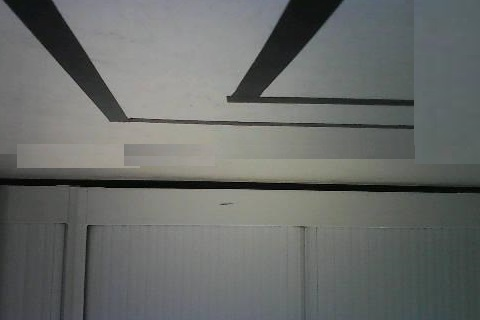
#> input picture pythonScripts/00011.jpg, 480 x 320 px
$ python binaryTesting.py
#> lines starting #> are read from the running program, lines starting #| are printed output that depends on the picture; after the words box and inside, x2 and y2 are one past the last pixel; in counts of white or black regions, pixels touching at a corner belong together
#> in main, frame is the input picture: shape (320, 480, 3); mean B, G, R 104.6, 106.8, 103.9
import cv2
import numpy as np
def process_frame(frame):
    # Define the region of interest (ROI) as the top 185 pixels of the frame
    roi = frame[:185, :]
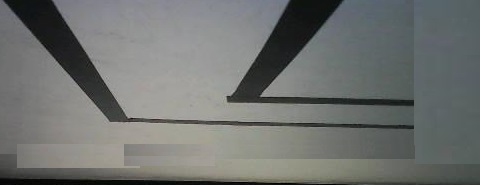
#> roi: shape (185, 480, 3); mean B, G, R 111.5, 113.7, 111.2

    # Convert the ROI to grayscale
    gray = cv2.cvtColor(roi, cv2.COLOR_BGR2GRAY)

    # Apply Canny edge detection
    edges = cv2.Canny(gray, 50, 150)
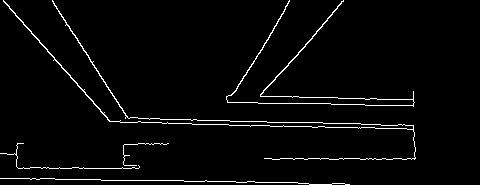
#> edges: shape (185, 480); 2.8% white in thin lines or dots, all inside (x1, y1, x2, y2) = (0, 0, 416, 185)

    # Apply a region of interest mask to focus on the road
    mask = np.zeros_like(edges)
    cv2.fillPoly(mask, [np.array([(0, 185), (frame.shape[1], 185), (frame.shape[1], 0), (0, 0)])], 255)
#> mask: shape (185, 480); every value is 255
    masked_edges = cv2.bitwise_and(edges, mask)

    # Apply Hough transform to detect lines
    lines = cv2.HoughLinesP(masked_edges, rho=1, theta=np.pi/180, threshold=50, minLineLength=30, maxLineGap=100)
#> lines = 16 rows, first 6: [10, 178, 344, 183], [227, 102, 413, 106], [229, 125, 413, 129], [107, 118, 404, 124], [3, 0, 129, 144], [52, 1, 145, 144]

    # Initialize variables to store information about the road
    left_lane_lines = []
    right_lane_lines = []

    # Filter lines into left and right lanes based on slope
    if lines is not None:
        for line in lines:
            x1, y1, x2, y2 = line[0]
            slope = (y2 - y1) / (x2 - x1 + 1e-6)  # Adding a small value to avoid division by zero
            if abs(slope) < 0.5:  # Ignore lines with a slope less than 0.5 to avoid horizontal lines
                continue
            if slope < 0:
                left_lane_lines.append(line)
            elif slope > 0:
                right_lane_lines.append(line)
#> this loop made 16 passes
#> (x1, y1, x2, y2, slope) on passes 1 to 12: (10, 178, 344, 183, 0.015), (227, 102, 413, 106, 0.0215), (229, 125, 413, 129, 0.0217), (107, 118, 404, 124, 0.0202), (3, 0, 129, 144, 1.14), (52, 1, 145, 144, 1.54), (120, 122, 413, 127, 0.0171), (264, 158, 415, 158, 0), (231, 94, 413, 101, 0.0385), (234, 125, 343, 0, -1.15), (18, 168, 138, 168, 0), (246, 74, 285, 9, -1.67)
#> after the loop, left_lane_lines = [[[234, 125, 343, 0]], [[246, 74, 285, 9]], [[181, 180, 289, 1]], [[236, 125, 337, 8]]]; right_lane_lines = [[[3, 0, 129, 144]], [[52, 1, 145, 144]]]

    # Draw the left lane lines
    for line in left_lane_lines:
        x1, y1, x2, y2 = line[0]
        cv2.line(roi, (x1, y1), (x2, y2), (0, 255, 0), 3)
#> this loop made 4 passes
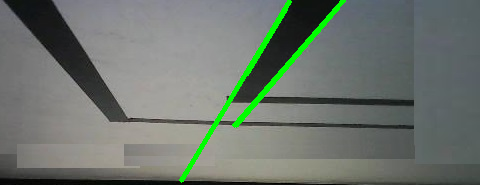
#> roi: shape (185, 480, 3); 2.3% of pixels changed, all inside (x1, y1, x2, y2) = (179, 0, 346, 183)

    # Draw the right lane lines
    for line in right_lane_lines:
        x1, y1, x2, y2 = line[0]
        cv2.line(roi, (x1, y1), (x2, y2), (0, 255, 0), 3)
#> this loop made 2 passes
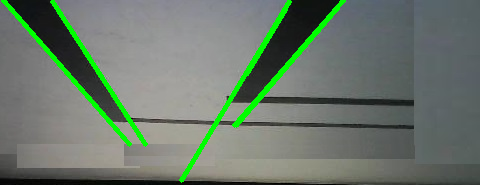
#> roi: shape (185, 480, 3); 1.94% of pixels changed, all inside (x1, y1, x2, y2) = (1, 0, 148, 147)

    # Determine the car position relative to the lanes
    if len(left_lane_lines) > 0 and len(right_lane_lines) > 0:
        # Calculate the midpoint of the lanes
        left_x = int(np.mean([line[0][0] for line in left_lane_lines]))
#> left_x = 224
        right_x = int(np.mean([line[0][2] for line in right_lane_lines]))
#> right_x = 137
        road_center = (left_x + right_x) // 2
#> road_center = 180
        frame_center = roi.shape[1] // 2
#> frame_center = 240

        # Draw the road center line
        cv2.line(roi, (road_center, 0), (road_center, 185), (255, 0, 0), 2)

        # Draw the frame center line
        cv2.line(roi, (frame_center, 0), (frame_center, 185), (0, 0, 255), 2)
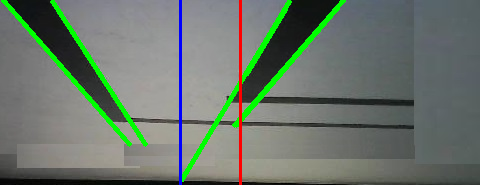
#> roi: shape (185, 480, 3); mean B, G, R 107.3, 118.3, 106.9

        # Determine the position of the car relative to the road
        if road_center < frame_center - 20:
            position = "Steer left"
        elif road_center > frame_center + 20:
            position = "Steer right"
        else:
            position = "On Track"
    else:
        position = "Road Not Detected"

    # Display the results on the frame
    cv2.putText(frame, position, (10, 30), cv2.FONT_HERSHEY_SIMPLEX, 1, (0, 0, 255), 2)
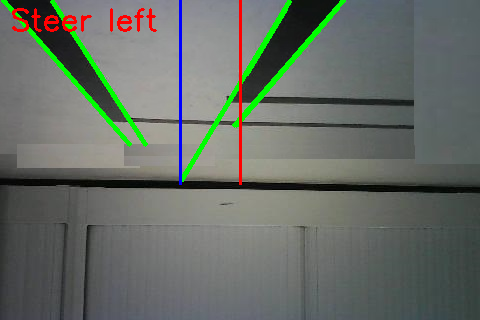
#> frame: shape (320, 480, 3); 3.73% of pixels changed, all inside (x1, y1, x2, y2) = (1, 0, 346, 185)

    # Replace the ROI back into the frame
    frame[:185, :] = roi

    return frame

def main():
    # Load the image from file
    image_path = '00011.jpg'
    frame = cv2.imread(image_path)

    if frame is None:
        print(f"Error: Unable to load image at {image_path}")
        return

    # Process the frame to detect the road and car position
    processed_frame = process_frame(frame)

    # Display the resulting frame
    cv2.imshow('Road Detection', processed_frame)

    # Wait indefinitely until a key is pressed
    cv2.waitKey(0)

    # Destroy all windows
    cv2.destroyAllWindows()

if __name__ == "__main__":
    main()


    # [flits@KaspersPC pythonScripts]$ source //home/flits/SchoolProjects/AutoPilot/myenv/bin/activate
 # (myenv) [flits@KaspersPC pythonScripts]$

$ run again, with pythonScripts/00010.jpg copied over pythonScripts/00011.jpg
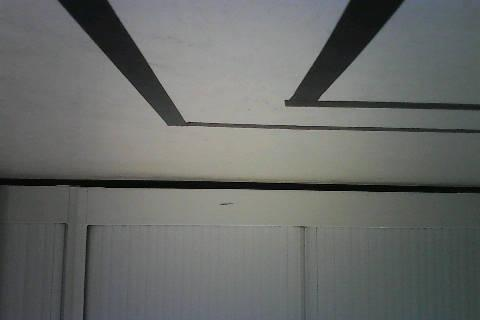
#> input picture pythonScripts/00010.jpg, 480 x 320 px
#> in main, frame is the input picture: shape (320, 480, 3); mean B, G, R 104, 106.1, 103.8
#> edges: shape (185, 480); 2.4% white in thin lines or dots
#> mask: shape (185, 480); every value is 255
#> lines = 14 rows, first 6: [250, 128, 478, 132], [58, 0, 215, 181], [27, 178, 344, 183], [165, 122, 462, 128], [0, 178, 349, 184], [285, 106, 470, 109]
#> the loop in process_frame, `for line in lines:` made 14 passes
#> (x1, y1, x2, y2, slope) on passes 1 to 8: (250, 128, 478, 132, 0.0175), (58, 0, 215, 181, 1.15), (27, 178, 344, 183, 0.0158), (165, 122, 462, 128, 0.0202), (0, 178, 349, 184, 0.0172), (285, 106, 470, 109, 0.0162), (107, 1, 188, 126, 1.54), (318, 100, 404, 1, -1.15)
#> after the loop in process_frame, `for line in lines:`: left_lane_lines = [[[318, 100, 404, 1]], [[276, 128, 349, 1]]]; right_lane_lines = [[[58, 0, 215, 181]], [[107, 1, 188, 126]], [[107, 0, 189, 126]], [[58, 1, 169, 125]]]
#> the loop in process_frame, `for line in left_lane_lines:` made 2 passes
#> the loop in process_frame, `for line in right_lane_lines:` made 4 passes
#> after the loop in process_frame, `for line in right_lane_lines:`:
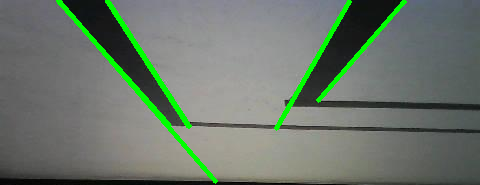
#> roi: shape (185, 480, 3); mean B, G, R 107.1, 118.8, 107.5
#> left_x = 297
#> right_x = 190
#> road_center = 243
#> in process_frame, `cv2.putText(frame, position, (10, 30), cv2.FONT_HERSHEY_SIMPLEX, 1, (0..`:
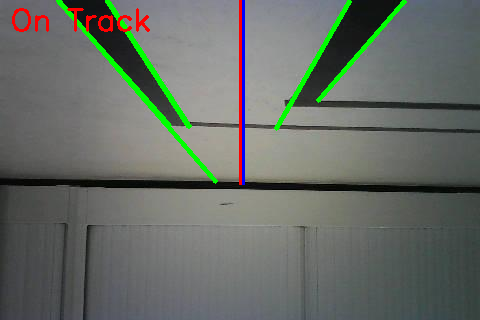
#> frame: shape (320, 480, 3); 3.46% of pixels changed, all inside (x1, y1, x2, y2) = (12, 0, 407, 185)

$ run again, with pythonScripts/selfie.jpg copied over pythonScripts/00011.jpg
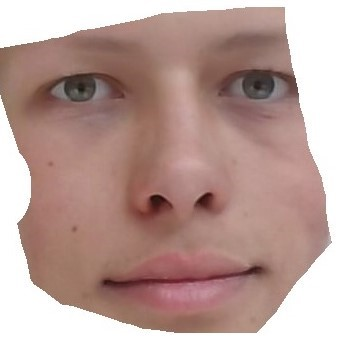
#> input picture pythonScripts/selfie.jpg, 342 x 344 px
#> in main, frame is the input picture: shape (344, 342, 3); mean B, G, R 150.9, 157.1, 185.4
#> in process_frame, `edges = cv2.Canny(gray, 50, 150)`:
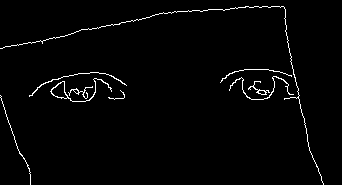
#> edges: shape (185, 342); 1.9% white in thin lines or dots
#> mask: shape (185, 342); every value is 255
#> lines = [[0, 48, 178, 11], [279, 6, 312, 157], [155, 14, 272, 6]]
#> the loop in process_frame, `for line in lines:` made 3 passes
#> (x1, y1, x2, y2, slope) on passes 1 to 3: (0, 48, 178, 11, -0.208), (279, 6, 312, 157, 4.58), (155, 14, 272, 6, -0.0684)
#> after the loop in process_frame, `for line in lines:`: left_lane_lines = []; right_lane_lines = [[[279, 6, 312, 157]]]
#> the loop in process_frame, `for line in right_lane_lines:` made 1 pass
#> in process_frame, `cv2.putText(frame, position, (10, 30), cv2.FONT_HERSHEY_SIMPLEX, 1, (0..`:
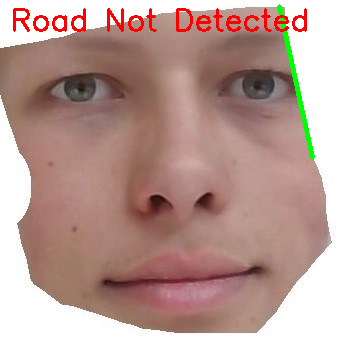
#> frame: shape (344, 342, 3); 2.42% of pixels changed, all inside (x1, y1, x2, y2) = (13, 4, 315, 160)
